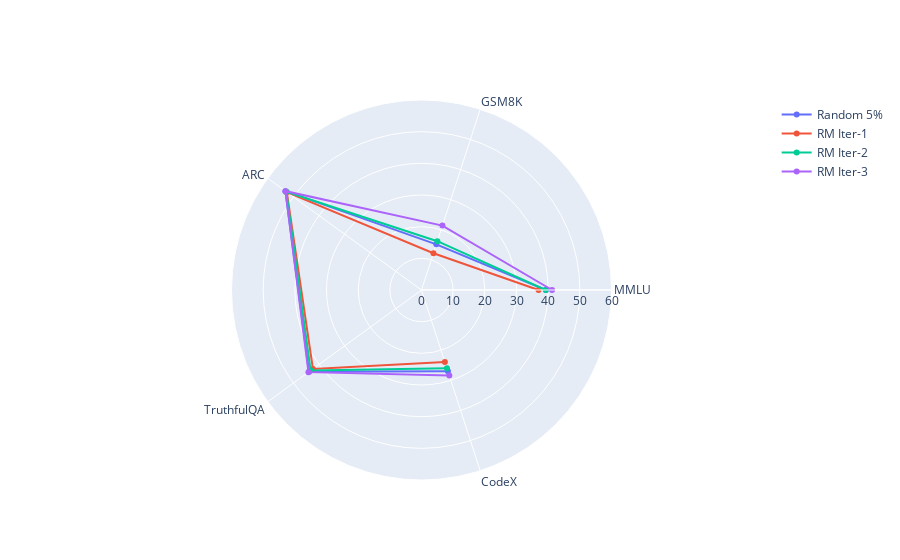

Write notebook code for a chart like this one.
### Code cell
import plotly.express as px
import pandas as pd
import plotly.graph_objects as go

categories = df.columns[1:]

fig = go.Figure()

for i in range(len(df)):
    fig.add_trace(go.Scatterpolar(
        r=df.iloc[i].values[1:].tolist(),
        theta=categories,
        name=df.iloc[i].values[0],
        mode = 'lines+markers',
    ))
# fig.add_trace(go.Scatterpolar(
#       r=df.iloc[0].values[1:].tolist(),
#       theta=categories,
#       fill='toself',
#       name='GPT-4'
# ))
# fig.add_trace(go.Scatterpolar(
#       r=[4, 3, 2.5, 1, 2],
#       theta=categories,
#       fill='toself',
#       name='Product B'
# ))

fig.update_layout(
  polar=dict(
    radialaxis=dict(
      visible=True,
      range=[0, 60]
    )),
  showlegend=True
)

# make the r rotate 90 degree
# fig.update_layout(polar=dict(startangle=90, direction=-1))
fig.show()
# save with tight layout
fig.write_image('radar_chart.pdf')

### Figure 1 — Plotly figure (JSON) as saved in the notebook; plotly's stock layout.template omitted (floating-point values rounded to 4 significant figures)
{"data": [{"mode": "lines+markers", "name": "Random 5%", "r": [39.3, 15.16, 53.1, 43.91, 27], "theta": ["MMLU", "GSM8K", "ARC", "TruthfulQA", "CodeX"], "type": "scatterpolar"}, {"mode": "lines+markers", "name": "RM Iter-1", "r": [36.96, 12.22, 52.58, 42.38, 23.9], "theta": ["MMLU", "GSM8K", "ARC", "TruthfulQA", "CodeX"], "type": "scatterpolar"}, {"mode": "lines+markers", "name": "RM Iter-2", "r": [39.21, 16.2, 52.76, 43.28, 26.01], "theta": ["MMLU", "GSM8K", "ARC", "TruthfulQA", "CodeX"], "type": "scatterpolar"}, {"mode": "lines+markers", "name": "RM Iter-3", "r": [41.23, 21.38, 53.11, 44.13, 28.42], "theta": ["MMLU", "GSM8K", "ARC", "TruthfulQA", "CodeX"], "type": "scatterpolar"}], "layout": {"polar": {"radialaxis": {"range": [0, 60], "visible": true}}, "showlegend": true}}
